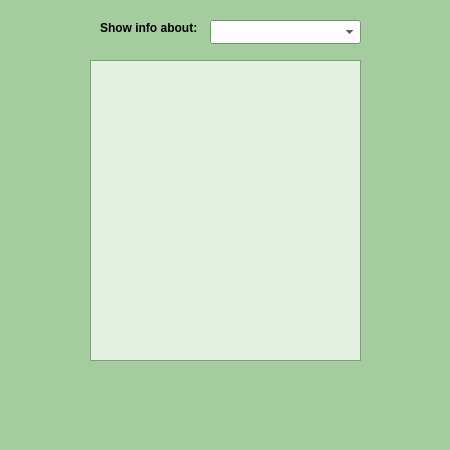
<?xml version="1.0" encoding="UTF-8"?>
<ui version="4.0">
 <class>HelpWindow</class>
 <widget class="QDialog" name="HelpWindow">
  <property name="geometry">
   <rect>
    <x>0</x>
    <y>0</y>
    <width>450</width>
    <height>450</height>
   </rect>
  </property>
  <property name="minimumSize">
   <size>
    <width>450</width>
    <height>450</height>
   </size>
  </property>
  <property name="maximumSize">
   <size>
    <width>450</width>
    <height>450</height>
   </size>
  </property>
  <property name="palette">
   <palette>
    <active>
     <colorrole role="WindowText">
      <brush brushstyle="SolidPattern">
       <color alpha="255">
        <red>0</red>
        <green>0</green>
        <blue>0</blue>
       </color>
      </brush>
     </colorrole>
     <colorrole role="Button">
      <brush brushstyle="SolidPattern">
       <color alpha="179">
        <red>255</red>
        <green>255</green>
        <blue>255</blue>
       </color>
      </brush>
     </colorrole>
     <colorrole role="Text">
      <brush brushstyle="SolidPattern">
       <color alpha="255">
        <red>0</red>
        <green>0</green>
        <blue>0</blue>
       </color>
      </brush>
     </colorrole>
     <colorrole role="BrightText">
      <brush brushstyle="SolidPattern">
       <color alpha="255">
        <red>64</red>
        <green>159</green>
        <blue>63</blue>
       </color>
      </brush>
     </colorrole>
     <colorrole role="ButtonText">
      <brush brushstyle="SolidPattern">
       <color alpha="255">
        <red>0</red>
        <green>0</green>
        <blue>0</blue>
       </color>
      </brush>
     </colorrole>
     <colorrole role="Base">
      <brush brushstyle="SolidPattern">
       <color alpha="179">
        <red>255</red>
        <green>255</green>
        <blue>255</blue>
       </color>
      </brush>
     </colorrole>
     <colorrole role="Window">
      <brush brushstyle="SolidPattern">
       <color alpha="255">
        <red>165</red>
        <green>204</green>
        <blue>159</blue>
       </color>
      </brush>
     </colorrole>
     <colorrole role="Accent">
      <brush brushstyle="SolidPattern">
       <color alpha="255">
        <red>64</red>
        <green>159</green>
        <blue>63</blue>
       </color>
      </brush>
     </colorrole>
    </active>
    <inactive>
     <colorrole role="WindowText">
      <brush brushstyle="SolidPattern">
       <color alpha="255">
        <red>0</red>
        <green>0</green>
        <blue>0</blue>
       </color>
      </brush>
     </colorrole>
     <colorrole role="Button">
      <brush brushstyle="SolidPattern">
       <color alpha="179">
        <red>255</red>
        <green>255</green>
        <blue>255</blue>
       </color>
      </brush>
     </colorrole>
     <colorrole role="Text">
      <brush brushstyle="SolidPattern">
       <color alpha="255">
        <red>0</red>
        <green>0</green>
        <blue>0</blue>
       </color>
      </brush>
     </colorrole>
     <colorrole role="BrightText">
      <brush brushstyle="SolidPattern">
       <color alpha="255">
        <red>64</red>
        <green>159</green>
        <blue>63</blue>
       </color>
      </brush>
     </colorrole>
     <colorrole role="ButtonText">
      <brush brushstyle="SolidPattern">
       <color alpha="255">
        <red>0</red>
        <green>0</green>
        <blue>0</blue>
       </color>
      </brush>
     </colorrole>
     <colorrole role="Base">
      <brush brushstyle="SolidPattern">
       <color alpha="179">
        <red>255</red>
        <green>255</green>
        <blue>255</blue>
       </color>
      </brush>
     </colorrole>
     <colorrole role="Window">
      <brush brushstyle="SolidPattern">
       <color alpha="255">
        <red>165</red>
        <green>204</green>
        <blue>159</blue>
       </color>
      </brush>
     </colorrole>
     <colorrole role="Accent">
      <brush brushstyle="SolidPattern">
       <color alpha="255">
        <red>64</red>
        <green>159</green>
        <blue>63</blue>
       </color>
      </brush>
     </colorrole>
    </inactive>
    <disabled>
     <colorrole role="Button">
      <brush brushstyle="SolidPattern">
       <color alpha="179">
        <red>255</red>
        <green>255</green>
        <blue>255</blue>
       </color>
      </brush>
     </colorrole>
     <colorrole role="BrightText">
      <brush brushstyle="SolidPattern">
       <color alpha="255">
        <red>64</red>
        <green>159</green>
        <blue>63</blue>
       </color>
      </brush>
     </colorrole>
     <colorrole role="Base">
      <brush brushstyle="SolidPattern">
       <color alpha="255">
        <red>165</red>
        <green>204</green>
        <blue>159</blue>
       </color>
      </brush>
     </colorrole>
     <colorrole role="Window">
      <brush brushstyle="SolidPattern">
       <color alpha="255">
        <red>165</red>
        <green>204</green>
        <blue>159</blue>
       </color>
      </brush>
     </colorrole>
     <colorrole role="Accent">
      <brush brushstyle="SolidPattern">
       <color alpha="255">
        <red>64</red>
        <green>159</green>
        <blue>63</blue>
       </color>
      </brush>
     </colorrole>
    </disabled>
   </palette>
  </property>
  <property name="windowTitle">
   <string>Dialog</string>
  </property>
  <widget class="QLabel" name="frame">
   <property name="geometry">
    <rect>
     <x>10</x>
     <y>10</y>
     <width>401</width>
     <height>401</height>
    </rect>
   </property>
   <property name="text">
    <string/>
   </property>
   <property name="pixmap">
    <pixmap>../art/list_art.png</pixmap>
   </property>
   <property name="scaledContents">
    <bool>true</bool>
   </property>
  </widget>
  <widget class="QTextBrowser" name="text_display">
   <property name="geometry">
    <rect>
     <x>90</x>
     <y>60</y>
     <width>271</width>
     <height>301</height>
    </rect>
   </property>
  </widget>
  <widget class="QComboBox" name="select_box">
   <property name="geometry">
    <rect>
     <x>210</x>
     <y>20</y>
     <width>151</width>
     <height>24</height>
    </rect>
   </property>
  </widget>
  <widget class="QLabel" name="info_label">
   <property name="geometry">
    <rect>
     <x>100</x>
     <y>20</y>
     <width>101</width>
     <height>16</height>
    </rect>
   </property>
   <property name="font">
    <font>
     <bold>true</bold>
    </font>
   </property>
   <property name="text">
    <string>Show info about:</string>
   </property>
  </widget>
  <widget class="QLabel" name="nutrition_image">
   <property name="geometry">
    <rect>
     <x>130</x>
     <y>370</y>
     <width>81</width>
     <height>71</height>
    </rect>
   </property>
   <property name="text">
    <string/>
   </property>
   <property name="pixmap">
    <pixmap>../art/nutrition.png</pixmap>
   </property>
   <property name="scaledContents">
    <bool>true</bool>
   </property>
  </widget>
  <widget class="QLabel" name="water_image">
   <property name="geometry">
    <rect>
     <x>260</x>
     <y>370</y>
     <width>81</width>
     <height>71</height>
    </rect>
   </property>
   <property name="text">
    <string/>
   </property>
   <property name="pixmap">
    <pixmap>../art/water.png</pixmap>
   </property>
   <property name="scaledContents">
    <bool>true</bool>
   </property>
  </widget>
  <widget class="QLabel" name="pot_image">
   <property name="geometry">
    <rect>
     <x>190</x>
     <y>380</y>
     <width>71</width>
     <height>61</height>
    </rect>
   </property>
   <property name="text">
    <string/>
   </property>
   <property name="pixmap">
    <pixmap>../art/empty_pot.png</pixmap>
   </property>
   <property name="scaledContents">
    <bool>true</bool>
   </property>
  </widget>
 </widget>
 <resources/>
 <connections/>
</ui>
